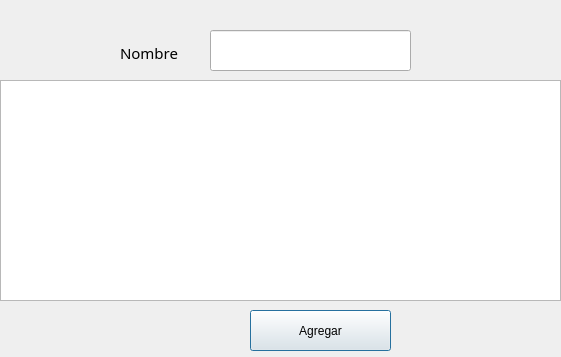
<?xml version="1.0" encoding="UTF-8"?>
<ui version="4.0">
 <class>Dialog</class>
 <widget class="QDialog" name="Dialog">
  <property name="geometry">
   <rect>
    <x>0</x>
    <y>0</y>
    <width>561</width>
    <height>357</height>
   </rect>
  </property>
  <property name="windowTitle">
   <string>Añadir </string>
  </property>
  <widget class="QLineEdit" name="lineEdit_nombre">
   <property name="geometry">
    <rect>
     <x>210</x>
     <y>30</y>
     <width>201</width>
     <height>41</height>
    </rect>
   </property>
   <property name="text">
    <string/>
   </property>
  </widget>
  <widget class="QLineEdit" name="lineEdit_artista">
   <property name="geometry">
    <rect>
     <x>210</x>
     <y>80</y>
     <width>201</width>
     <height>41</height>
    </rect>
   </property>
  </widget>
  <widget class="QLineEdit" name="lineEdit_album">
   <property name="geometry">
    <rect>
     <x>210</x>
     <y>130</y>
     <width>201</width>
     <height>41</height>
    </rect>
   </property>
  </widget>
  <widget class="QLineEdit" name="lineEdit_genero">
   <property name="geometry">
    <rect>
     <x>210</x>
     <y>180</y>
     <width>201</width>
     <height>41</height>
    </rect>
   </property>
  </widget>
  <widget class="QLineEdit" name="lineEdit_ano">
   <property name="geometry">
    <rect>
     <x>210</x>
     <y>230</y>
     <width>201</width>
     <height>41</height>
    </rect>
   </property>
  </widget>
  <widget class="QLabel" name="label_nombre">
   <property name="geometry">
    <rect>
     <x>120</x>
     <y>45</y>
     <width>70</width>
     <height>16</height>
    </rect>
   </property>
   <property name="font">
    <font>
     <family>Segoe MDL2 Assets</family>
     <pointsize>11</pointsize>
    </font>
   </property>
   <property name="text">
    <string>Nombre</string>
   </property>
  </widget>
  <widget class="QLabel" name="label_artista">
   <property name="geometry">
    <rect>
     <x>120</x>
     <y>95</y>
     <width>70</width>
     <height>16</height>
    </rect>
   </property>
   <property name="font">
    <font>
     <family>Segoe MDL2 Assets</family>
     <pointsize>11</pointsize>
    </font>
   </property>
   <property name="text">
    <string>Artista</string>
   </property>
  </widget>
  <widget class="QLabel" name="label_album">
   <property name="geometry">
    <rect>
     <x>120</x>
     <y>145</y>
     <width>70</width>
     <height>16</height>
    </rect>
   </property>
   <property name="font">
    <font>
     <family>Segoe MDL2 Assets</family>
     <pointsize>11</pointsize>
    </font>
   </property>
   <property name="text">
    <string>Album</string>
   </property>
  </widget>
  <widget class="QLabel" name="label_genero">
   <property name="geometry">
    <rect>
     <x>120</x>
     <y>195</y>
     <width>70</width>
     <height>16</height>
    </rect>
   </property>
   <property name="font">
    <font>
     <family>Segoe MDL2 Assets</family>
     <pointsize>11</pointsize>
    </font>
   </property>
   <property name="text">
    <string>Genero</string>
   </property>
  </widget>
  <widget class="QLabel" name="label_ano">
   <property name="geometry">
    <rect>
     <x>120</x>
     <y>245</y>
     <width>70</width>
     <height>16</height>
    </rect>
   </property>
   <property name="font">
    <font>
     <family>Segoe MDL2 Assets</family>
     <pointsize>11</pointsize>
    </font>
   </property>
   <property name="text">
    <string>Año</string>
   </property>
  </widget>
  <widget class="QPushButton" name="boton_agregar">
   <property name="geometry">
    <rect>
     <x>250</x>
     <y>310</y>
     <width>141</width>
     <height>41</height>
    </rect>
   </property>
   <property name="text">
    <string>Agregar</string>
   </property>
  </widget>
  <widget class="QListWidget" name="canciones">
   <property name="geometry">
    <rect>
     <x>0</x>
     <y>80</y>
     <width>561</width>
     <height>221</height>
    </rect>
   </property>
   <property name="selectionMode">
    <enum>QAbstractItemView::MultiSelection</enum>
   </property>
  </widget>
 </widget>
 <resources/>
 <connections/>
</ui>
